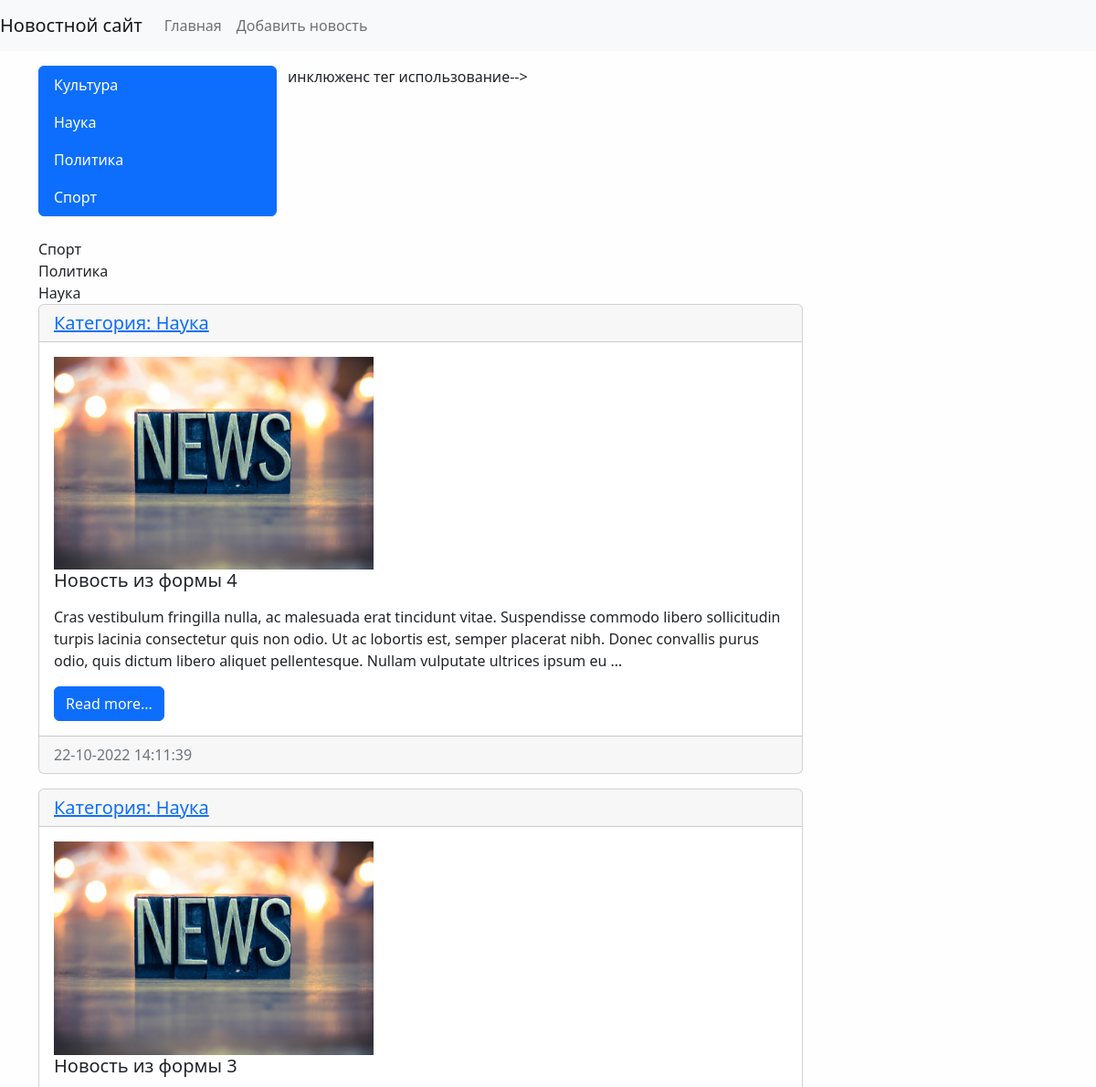
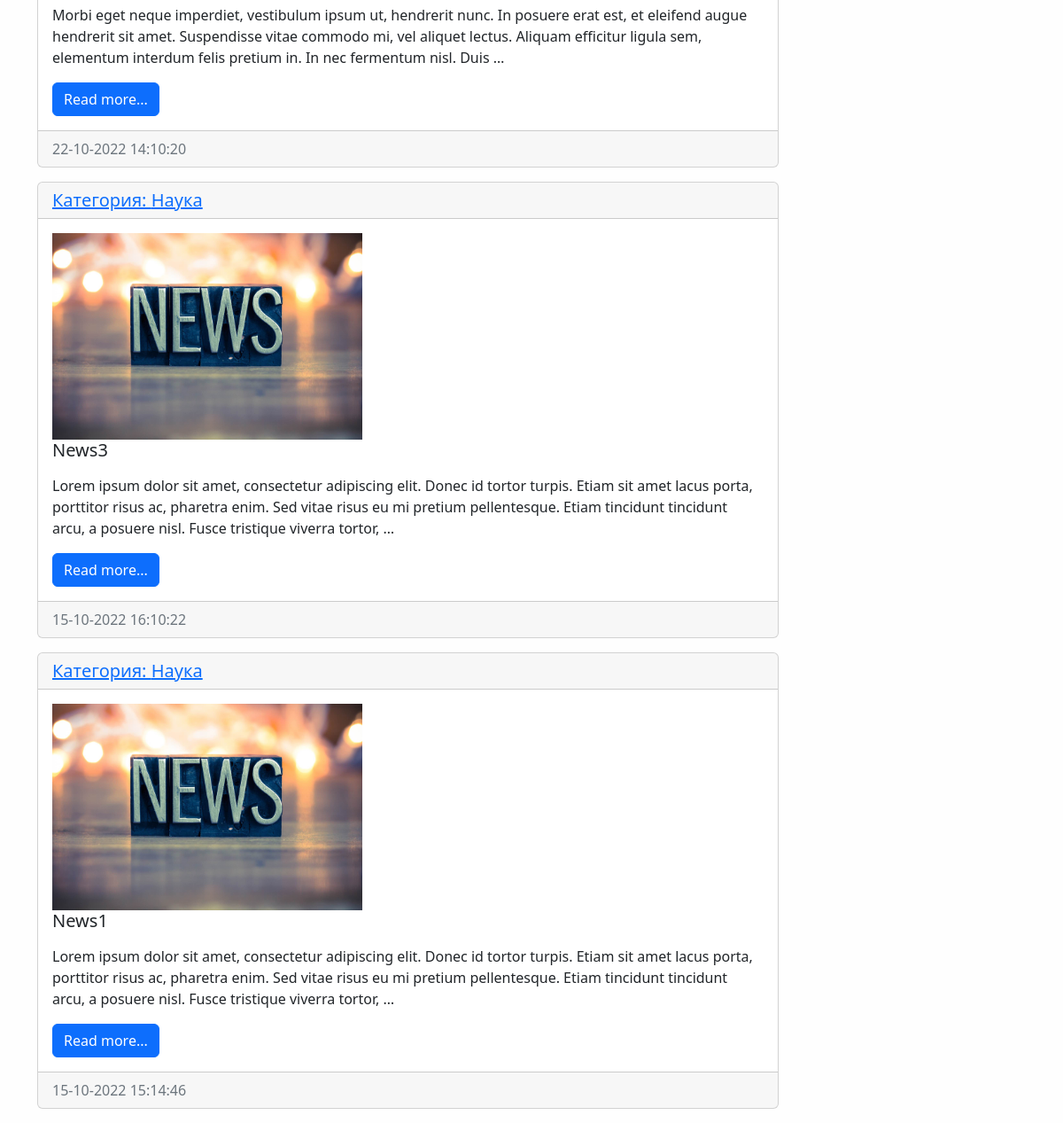
The app's page /category/4/ with its own data (2 pictures, top to bottom).
### news/models.py (models this page shows, shortened)
class Category(models.Model):
    title = models.CharField(max_length=150, db_index=True, verbose_name='Наименование категории')
    def get_absolute_url(self):
        return reverse('category', kwargs={'category_id': self.pk})
    def __str__(self):
        return self.title #если этого строкового представления нет то нельзя вывести текст в браузер. будет объект
    class Meta:
        verbose_name = 'Категория'
        verbose_name_plural = 'Категории'
        ordering = ['title'] #сортировка

class News(models.Model):
    title = models.CharField(max_length=150, verbose_name = 'Наименование')
    content = models.TextField(blank=True, verbose_name = 'Контент')
    created_at = models.DateTimeField(auto_now_add=True, verbose_name = 'Дата публикации')
    updated_at = models.DateTimeField(auto_now=True, verbose_name = 'Обновлено')
    photo = models.ImageField(upload_to='photos/%Y/%m/%d/', verbose_name = 'Фото', blank=True)
    is_published = models.BooleanField(default=True, verbose_name = 'Опубликовано')
    category = models.ForeignKey('Category', on_delete=models.PROTECT, verbose_name='Категория') #связь с таблицей категориями линковка
    views = models.IntegerField(default=0)
    def get_absolute_url(self):
        return reverse('view_news', kwargs={'pk': self.pk})
    class Meta:
        verbose_name = 'Новость'
        verbose_name_plural = 'Новости'
        ordering = ['-created_at'] #сортировка

### news/views.py (the view)
# urls.py: path('category/<int:category_id>/', HewsByCategory.as_view(), name='category'),
class HewsByCategory(ListView):
    model = News
    template_name = 'news/home_news_list.html' #переопределение шаблона по умолчанию
    context_object_name = 'news' #переопределение базового списка для вывода в свой класс (дефолтный объект)
    allow_empty = False #неразрешаем показ пустых списокв вместо 500 ошибка будет 404
    def get_context_data(self, *, object_list=None, **kwargs):
        context = super().get_context_data(**kwargs) #наследовали атрибуты от шаблона
        context['title'] = Category.objects.get(pk=self.kwargs['category_id']) #переопределили title для каждой категории
        return context
    def get_queryset(self):
        return News.objects.filter(category_id=self.kwargs['category_id'], is_published=True) #фильтр по опубликовано

### news/templatetags/news_tags.py (called while the page is built)
@register.simple_tag(name='get_list_categories')
def get_categories():
    return Category.objects.all()

@register.inclusion_tag('news/list_categories.html')
def show_categories():  #можно передать агрументы этой функции
    categories = Category.objects.annotate(cnt=Count('news')).filter(cnt__gt=0)
    return {'categories': categories}

### news/templates/news/home_news_list.html (shortened to what this page needs)
{% extends 'base.html' %}
{% block sidebar %}
{% include 'inc/_sidebar.html' %}
{% endblock %}
        {% block content %}
            {% for item in news %}
            <div class="card mb-3">
                <h5 class="card-header"> <a href="{{ item.category.get_absolute_url }}">Категория: {{ item.category.title }}</a></h5>
                <div class="card-body">
                    <div class="media">
                        {% if item.photo%}
                        <img src="{{ item.photo.url }}" alt="" width="350" height="233">
                        {% else %}
                        <img src="../../../media/photos/2022/10/16/icon19.jpg" alt="" width="350">
                        {% endif %}
                        <div class="media-body">
                          <h5 class="card-title">{{ item.title }}</h5>
                          <p class="card-text">{{ item.content|safe|linebreaks|truncatewords:40 }}</p>
                          <a href="{{ item.get_absolute_url }}" class="btn btn-primary">Read more...</a>
                        </div>
                    </div>
                </div>
                <div class="card-footer text-muted">
                    {{ item.created_at|date:"d-m-Y H:i:s" }}
                </div>
            </div>
            {% endfor %}
{% endblock %}

### templates/inc/_sidebar.html
{% load news_tags %}
 <div class="list-group">
     {% get_list_categories as categories %}
     {% for item_category in categories %}
     <a href="{% url 'category' item_category.pk %}" class="list-group-item list-group-item-action active" aria-current="true">{{ item_category.title }}</a>
     {% endfor %}
 </div>
<br>

### news/templates/news/list_categories.html (shortened to what this page needs)
     {% for item_category in categories %}
     <a href="{{ item.get_absolute_url }}" class="list-group-item list-group-item-action active" aria-current="true">{{ item_category.title }}
     </a>
     {% endfor %}
 </div>

### mysite/static/css/style.css (style rules this page uses)
body { background-color: #fefefe; }

### records on screen
Category: title "Культура"
Category: title "Наука"
Category: title "Политика"
Category: title "Спорт"
News: category "Наука", title "Новость из формы 4", content "Cras vestibulum fringilla nulla, ac malesuada erat tincidunt vitae. Suspendisse commodo libero sollicitudin turpis lacinia consectetur quis non odio. Ut ac lobortis est, semper placerat nibh. Donec convallis purus odio, quis dictum libero aliquet pellentesque. Nullam vulputate ultrices ipsum eu …", created_at "22-10-2022 14:11:39"
News: category "Наука", title "Новость из формы 3", content "Morbi eget neque imperdiet, vestibulum ipsum ut, hendrerit nunc. In posuere erat est, et eleifend augue hendrerit sit amet. Suspendisse vitae commodo mi, vel aliquet lectus. Aliquam efficitur ligula sem, elementum interdum felis pretium in. In nec fermentum nisl. Duis …", created_at "22-10-2022 14:10:20"
News: category "Наука", title "News3", content "Lorem ipsum dolor sit amet, consectetur adipiscing elit. Donec id tortor turpis. Etiam sit amet lacus porta, porttitor risus ac, pharetra enim. Sed vitae risus eu mi pretium pellentesque. Etiam tincidunt tincidunt arcu, a posuere nisl. Fusce tristique viverra tortor, …", created_at "15-10-2022 16:10:22"
News: category "Наука", title "News1", content "Lorem ipsum dolor sit amet, consectetur adipiscing elit. Donec id tortor turpis. Etiam sit amet lacus porta, porttitor risus ac, pharetra enim. Sed vitae risus eu mi pretium pellentesque. Etiam tincidunt tincidunt arcu, a posuere nisl. Fusce tristique viverra tortor, …", created_at "15-10-2022 15:14:46"
